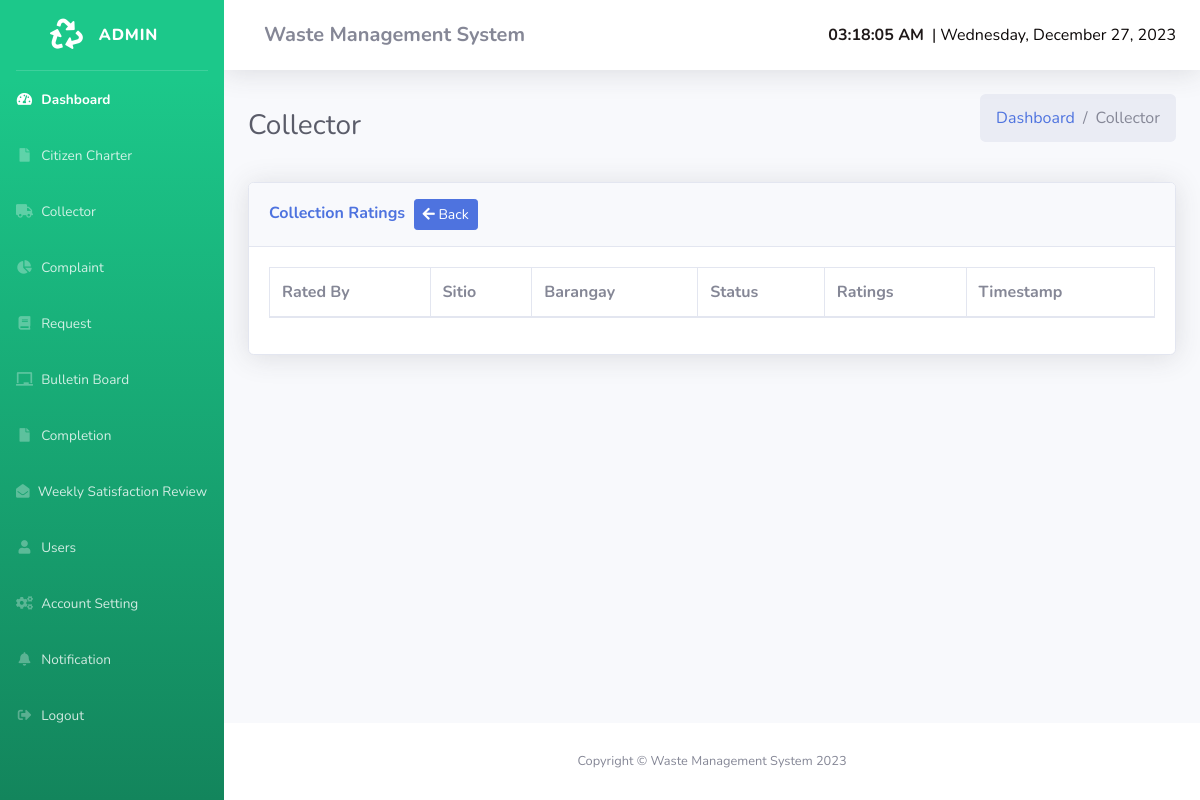
Page /a/collection_ratings.php on the earlier database version.
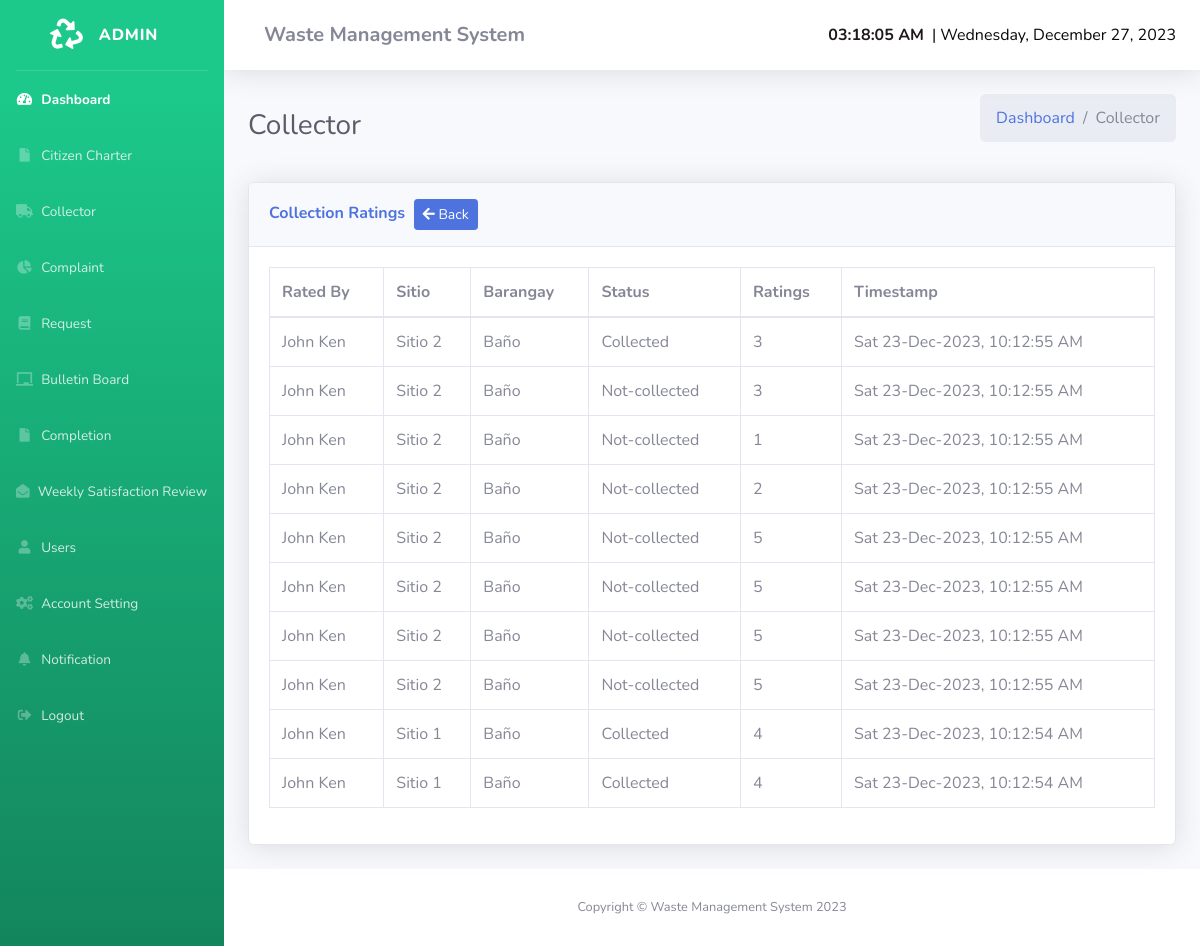
Same page on the later database version.
### tables this page shows
CREATE TABLE `tbl_collection_ratings` (
  `cr_id` int(11) NOT NULL,
  `user_id` int(11) NOT NULL,
  `cr_sitio` varchar(255) NOT NULL,
  `brgy` int(11) NOT NULL,
  `cr_timestamp` timestamp NOT NULL DEFAULT current_timestamp(),
  `status` varchar(255) NOT NULL,
  `ratings` int(11) NOT NULL COMMENT '1-Not at all satisfied\r\n2-slightly satisfied\r\n3-moderately satisfied\r\n4-Very satisfied\r\n5-Extremely satisfied'
);

CREATE TABLE `tbl_user` (
  `user_id` int(11) NOT NULL,
  `fname` varchar(100) NOT NULL,
  `mname` varchar(100) NOT NULL,
  `lname` varchar(100) NOT NULL,
  `accnt_status` varchar(100) NOT NULL DEFAULT 'active' COMMENT 'active,inactive',
  `username` varchar(200) NOT NULL,
  `password` text NOT NULL,
  `email` varchar(200) NOT NULL,
  `phone` varchar(100) DEFAULT NULL,
  `user_type` varchar(100) NOT NULL COMMENT '1-Admin,2-Household,3-Collector',
  `photo` text DEFAULT NULL,
  `brgy` int(11) DEFAULT NULL,
  `user_m_id` int(11) NOT NULL,
  `duty` int(11) DEFAULT 0 COMMENT '1-On-duty, 0-Off-duty'
);

CREATE TABLE `baranggay` (
  `b_id` int(11) NOT NULL,
  `b_name` varchar(100) NOT NULL,
  `m_id` int(11) NOT NULL
);

### a/collection_ratings.php (the view, shortened to what this page needs)
<?php
include "header.php";
?>
    <body id="page-top" onload="startTime()">
    <div id="wrapper">
        <?php
        include "sidebar.php";
        ?>
        <div id="content-wrapper" class="d-flex flex-column">
            <div id="content">
                <nav class="navbar navbar-expand navbar-light bg-white topbar mb-4 static-top shadow">
                    <form class="d-none d-sm-inline-block form-inline mr-auto ml-md-3 my-2 my-md-0 mw-100 navbar-search">
                        <div class="input-group">
                            <h5 class="mx-2 my-2 font-weight-bold">Waste Management System</h5>
                        </div>
                    </form>
                    <ul class="navbar-nav ml-auto">
                        <div id="clock" style="font-weight: bold; color:#1f1919;font-family:" Source Sans Pro", -apple-system, BlinkMacSystemFont, "Segoe UI", Roboto, "Helvetica Neue", Arial, sans-serif, "Apple Color Emoji", "Segoe UI Emoji", "Segoe UI Symbol""></div>
            <div id="date" style="color: #0c0808" class="mx-2"> | <?php echo date('l, F j, Y'); ?></div>
            </ul>
            </nav>
            <div class="container-fluid">
                <div class="d-sm-flex align-items-center justify-content-between mb-4">
                    <h1 class="h3 mb-0 text-gray-800">Collector</h1>
                    <nav aria-label="breadcrumb">
                        <ol class="breadcrumb">
                            <li class="breadcrumb-item"><a href="dashboard.php">Dashboard</a></li>
                            <li class="breadcrumb-item active" aria-current="page">Collector</li>
                        </ol>
                    </nav>
                </div>
                <div class="card shadow mb-4">
                    <div class="card-header py-3">
                        <h6 class="m-0 font-weight-bold text-primary">Collection Ratings
                            <a href="collector.php" class="btn btn-primary btn-sm mx-1" ><i class="fa fa-arrow-left"></i> Back</a>
                        </h6>
                    </div>
                    <div class="card-body">
                        <div class="table-responsive">
                            <table class="table table-bordered" id="dataTable" width="100%" cellspacing="0">
                                <thead>
                                <tr>
                                    <th>Rated By</th>
                                    <th>Sitio</th>
                                    <th>Barangay</th>
                                    <th title="Collected or Not Collected">Status</th>
                                    <th title="Level of Satisfaction
1 - Not at all satisfied
2 - Slightly satisfied
3 - Moderately satisfied
4 - Very satisfied
5 - Extremely satisfied">
                                        Ratings
                                    </th>
                                    <th>Timestamp</th>
                                </tr>
                                </thead>
                                <tbody>
                                <?php
                                $rate=mysqli_query($con,"SELECT tbl_collection_ratings.*, tbl_user.*, baranggay.* from tbl_collection_ratings inner join baranggay on tbl_collection_ratings.brgy=baranggay.b_id inner join tbl_user on tbl_collection_ratings.user_id = tbl_user.user_id   order by tbl_collection_ratings.cr_timestamp DESC;");
                                if (mysqli_num_rows($rate)>0){
                                    while ($row=mysqli_fetch_assoc($rate)){
                                        ?>
                                        <tr>
                                            <td><?=ucwords($row['fname']." ".$row['lname'])?></td>
                                            <td><?=ucwords($row['cr_sitio'])?></td>
                                            <td><?=ucwords($row['b_name'])?></td>
                                            <td><?=ucwords($row['status'])?></td>
                                            <td><?=$row['ratings']?></td>
                                            <td><?=date(' D d-M-Y, h:m:i A',strtotime($row['cr_timestamp']))?></td>
                                        </tr>
                                        <?php
                                    }
                                }
                                ?>
                                </tbody>
                            </table>
                        </div>
                    </div>
                </div>
            </div>
        </div>
        <footer class="sticky-footer bg-white">
            <div class="container my-auto">
                <div class="copyright text-center ">
                    <span>Copyright &copy; Waste Management System 2023</span>
                </div>
            </div>
        </footer>
    </div>
    </body>
<?php
include "footer.php";
?>

### a/header.php (shortened to what this page needs)
<!DOCTYPE html>
<html lang="en">
<head>
    <link href="../vendor/fontawesome-free/css/all.min.css" rel="stylesheet" type="text/css">
    <link href="../css/admin-2.min.css" rel="stylesheet">
    <link href="../vendor/datatables/dataTables.bootstrap4.min.css" rel="stylesheet">
</head>

### a/sidebar.php (shortened to what this page needs)
<ul class="navbar-nav bg-gradient-success sidebar sidebar-dark accordion " id="accordionSidebar">
    <a class="sidebar-brand d-flex align-items-center justify-content-center" href="dashboard.php">
        <div class="sidebar-brand-icon rotate-n-15">
            <i class="fas fa-recycle"></i>
        </div>
        <div class="sidebar-brand-text mx-3">Admin</div>
    </a>
    <hr class="sidebar-divider my-0">
    <li class="nav-item active">
        <a class="nav-link" href="dashboard.php">
            <i class="fas fa-fw fa-tachometer-alt"></i>
            <span>Dashboard</span></a>
    </li>
    <li class="nav-item">
        <a class="nav-link " href="charter.php" >
            <i class="fas fa-fw fa-file"></i>
            <span>Citizen Charter</span>
        </a>
    </li>
    <li class="nav-item">
        <a class="nav-link " href="collector.php" >
            <i class="fas fa-fw fa-truck"></i>
            <span>Collector</span>
        </a>
    </li>
    <li class="nav-item">
        <a class="nav-link " href="complaint.php">
            <i class="fas fa-fw fa-chart-pie"></i>
            <span>Complaint</span>
        </a>
    </li>
    <li class="nav-item">
        <a class="nav-link " href="request.php">
            <i class="fas fa-fw fa-book"></i>
            <span>Request</span>
        </a>
    </li>
    <li class="nav-item" >
        <form action="" method="post">
        <button class="nav-link bg-transparent border-0" type="submit" name="bulletin">
            <i class="fas fa-fw fa-chalkboard"></i>
            <span>Bulletin Board</span>
        </button>
        </form>
    </li>
    <li class="nav-item">
        <a class="nav-link" href="completion.php">
            <i class="fas fa-fw fa-file"></i>
            <span>Completion</span></a>
    </li>
    <li class="nav-item">
        <a class="nav-link" href="weekly_satisfaction.php">
            <i class="fas fa-envelope-open"></i>
            <span>Weekly Satisfaction Review</span></a>
    </li>
    <li class="nav-item">
        <a class="nav-link" href="user.php">
            <i class="fas fa-fw fa-user"></i>
            <span>Users</span></a>
    </li>
    <li class="nav-item">
        <a class="nav-link" href="profile.php">
            <i class="fas fa-fw fa-cogs"></i>
            <span>Account Setting</span></a>
    </li>
    <li class="nav-item">
        <form action="" method="post">
            <button class="nav-link bg-transparent border-0" type="submit" name="notif">
            <i class="fas fa-fw fa-bell"></i>
            <span>Notification</span>
        </button>
        </form>
    </li>
    <li class="nav-item">
        <a class="nav-link" href="#" data-toggle="modal" data-target="#logoutModal">
            <i class=" fas fa-fw fa-sign-out-alt"></i>
            <span>Logout</span></a>
    </li>
</ul>

### a/footer.php (shortened to what this page needs)
</body>
</html>

Differences in the rows shown:
added tbl_collection_ratings: user.lname "John Ken", cr_sitio "Sitio 2", baranggay.b_name "Baño", status "Collected", ratings "3", cr_timestamp "Sat 23-Dec-2023, 10:12:55 AM"
added tbl_collection_ratings: user.lname "John Ken", cr_sitio "Sitio 2", baranggay.b_name "Baño", status "Not-collected", ratings "3", cr_timestamp "Sat 23-Dec-2023, 10:12:55 AM"
added tbl_collection_ratings: user.lname "John Ken", cr_sitio "Sitio 2", baranggay.b_name "Baño", status "Not-collected", ratings "1", cr_timestamp "Sat 23-Dec-2023, 10:12:55 AM"
added tbl_collection_ratings: user.lname "John Ken", cr_sitio "Sitio 2", baranggay.b_name "Baño", status "Not-collected", ratings "2", cr_timestamp "Sat 23-Dec-2023, 10:12:55 AM"
added tbl_collection_ratings: user.lname "John Ken", cr_sitio "Sitio 2", baranggay.b_name "Baño", status "Not-collected", ratings "5", cr_timestamp "Sat 23-Dec-2023, 10:12:55 AM"
added tbl_collection_ratings: user.lname "John Ken", cr_sitio "Sitio 2", baranggay.b_name "Baño", status "Not-collected", ratings "5", cr_timestamp "Sat 23-Dec-2023, 10:12:55 AM"
added tbl_collection_ratings: user.lname "John Ken", cr_sitio "Sitio 2", baranggay.b_name "Baño", status "Not-collected", ratings "5", cr_timestamp "Sat 23-Dec-2023, 10:12:55 AM"
added tbl_collection_ratings: user.lname "John Ken", cr_sitio "Sitio 2", baranggay.b_name "Baño", status "Not-collected", ratings "5", cr_timestamp "Sat 23-Dec-2023, 10:12:55 AM"
added tbl_collection_ratings: user.lname "John Ken", cr_sitio "Sitio 1", baranggay.b_name "Baño", status "Collected", ratings "4", cr_timestamp "Sat 23-Dec-2023, 10:12:54 AM"
added tbl_collection_ratings: user.lname "John Ken", cr_sitio "Sitio 1", baranggay.b_name "Baño", status "Collected", ratings "4", cr_timestamp "Sat 23-Dec-2023, 10:12:54 AM"
